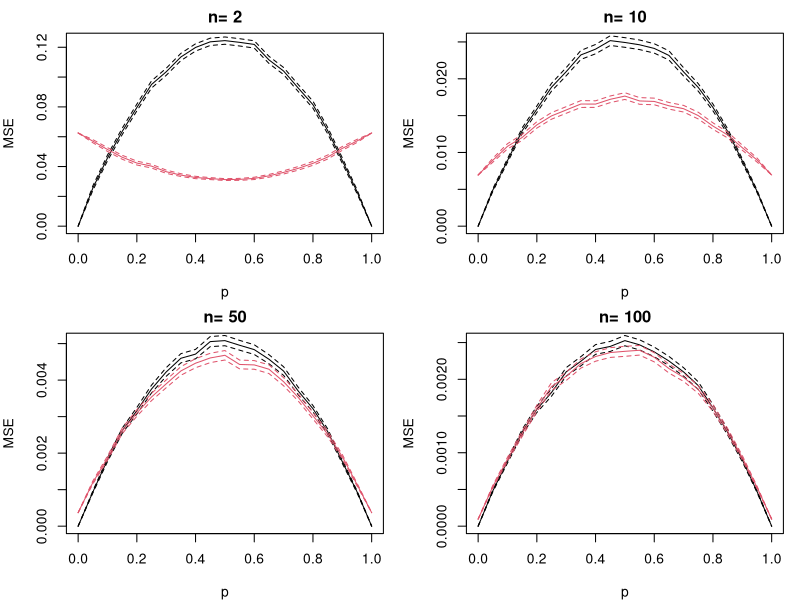
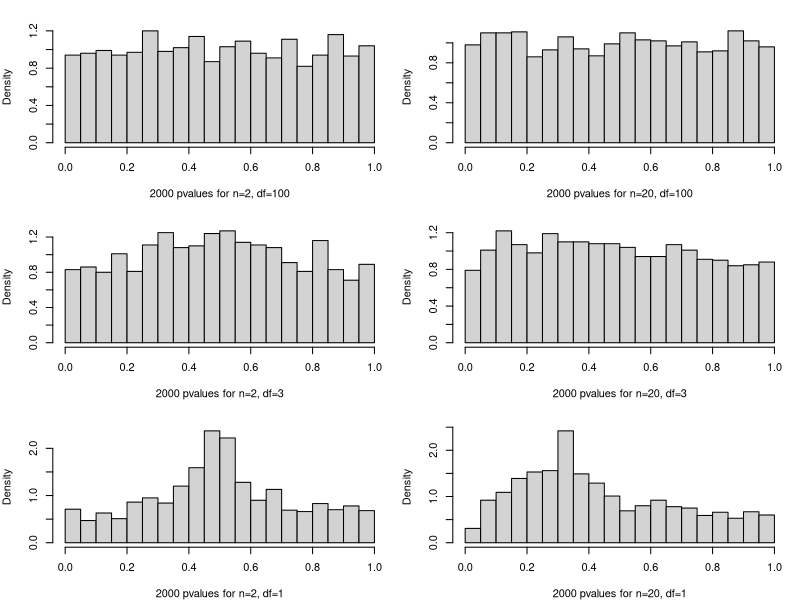
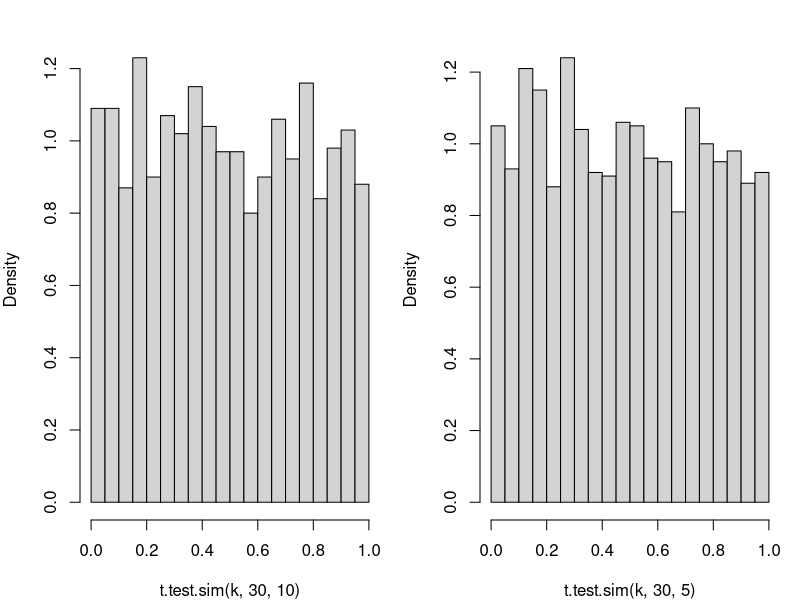
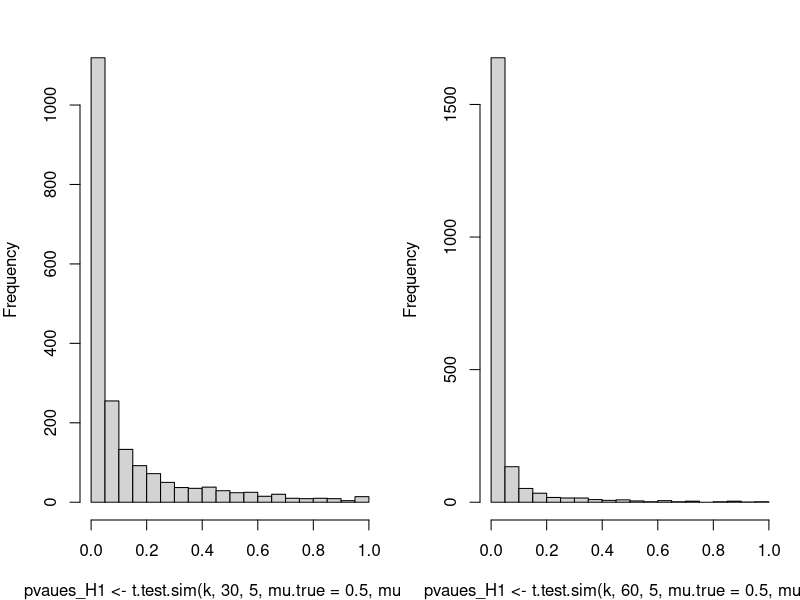
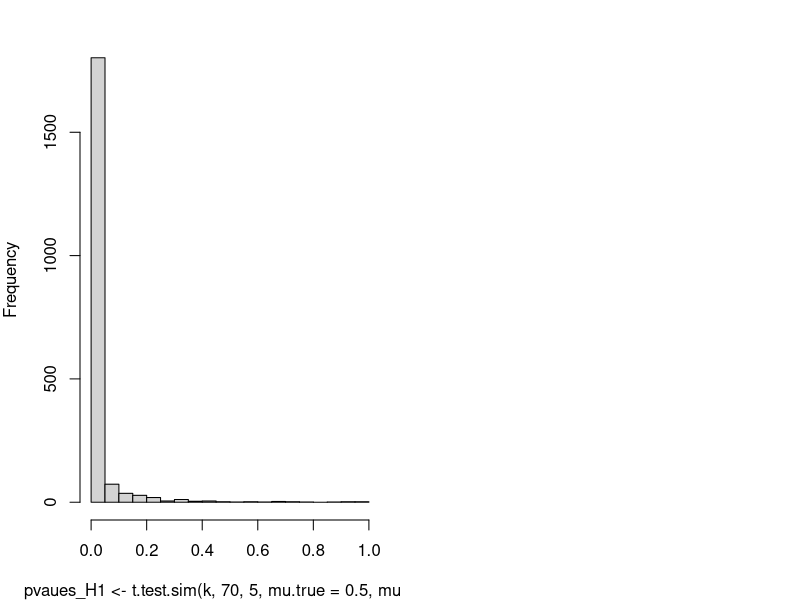
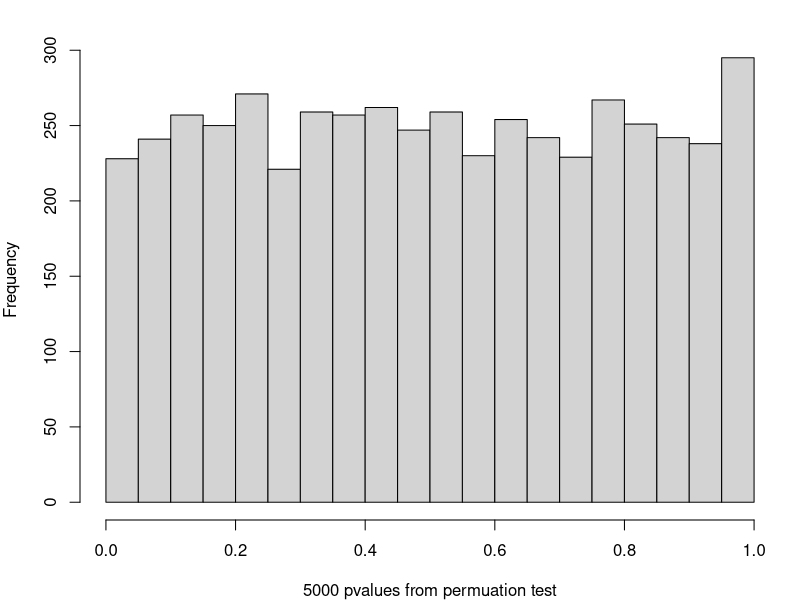
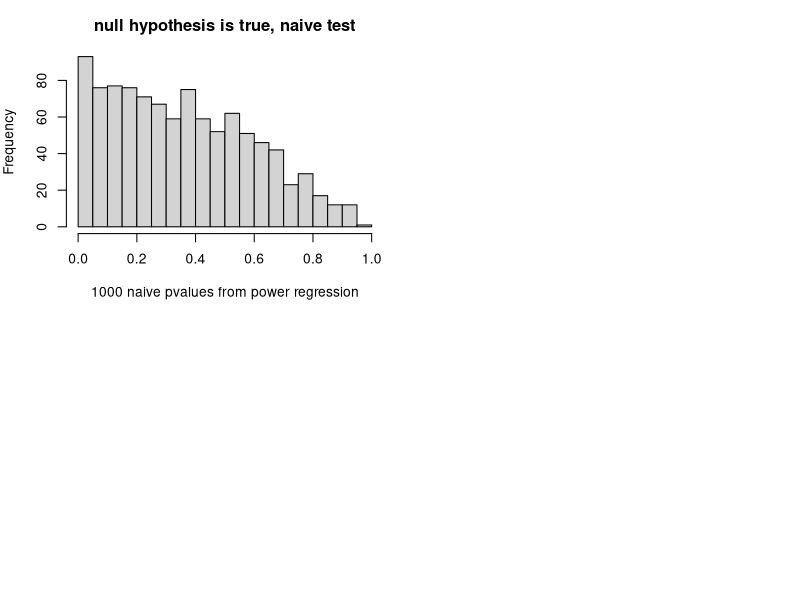

Recreate these plots in R, in order. (Note: a time limit stopped this script after it produced the figures.)
## ---- chunk 1

## Estimating Functios
p_est1 <- function(x) mean(x)

p_est2 <- function(x) {
    n <- length (x)
    (sum(x) + 1) / (n+2)
}

## Functions for estimating MSE
mse_est_mc <- function(n,p,no_sim,p_est)
{
    sq_error <- rep(0, no_sim)
    for(i_sim in 1:no_sim)
    {  sq_error[i_sim] <- (p_est( rbinom(n,1,p) ) - p)^2
    }
    list(mse=mean(sq_error), sd = sqrt(var(sq_error)/no_sim) )
}


mse_p1 <- function(n,p,no_sim)
{
    sq_error <- rep(0, no_sim)
    for(i_sim in 1:no_sim)
    {  sq_error[i_sim] <- (p1_est( rbinom(n,1,p) ) - p)^2
    }
    list(mse=mean(sq_error), sd = sqrt(var(sq_error)/no_sim) )
}

mse_p2 <- function(n,p,no_sim)
{
    sq_error <- rep(0, no_sim)
    for(i_sim in 1:no_sim)
    {  sq_error[i_sim] <- (p2_est( rbinom(n,1,p) ) - p)^2
    }
    list(mse=mean(sq_error), sd = sqrt(var(sq_error)/no_sim) )
}

## Simulation
par( mfrow=c(2,2), mar=c(4,4,2,1) )

no_sim <- 10000

p_set <- seq(0,1,by = 0.05)

risk_est1 <- risk_est2 <- rep(0, length(p_set))
sd_risk_est1 <- sd_risk_est2 <- rep(0, length(p_set))


n_set <- c(2,10,50,100)

for( n in n_set )
{
    
    for(i in 1:length(p_set) )
    {
        output_est <- mse_est_mc(n=n,p=p_set[i],no_sim=no_sim,p_est1)
        risk_est1[i] <- output_est$mse
        sd_risk_est1[i] <- output_est$sd
        
        output_est <- mse_est_mc(n=n,p=p_set[i],no_sim=no_sim,p_est2)
        risk_est2[i] <- output_est$mse
        sd_risk_est2[i] <- output_est$sd
        
    }
    
    plot(p_set, risk_est1,type="l", 
         xlab="p",ylab="MSE",main=paste("n=",n))
    points(p_set, risk_est1 + 1.96*sd_risk_est1,type="l",lty=2)
    points(p_set, risk_est1 - 1.96*sd_risk_est1,type="l",lty=2)
    
    points(p_set, risk_est2,type="l",col=2)
    points(p_set, risk_est2 + 1.96*sd_risk_est2,type="l",lty=2,col=2)
    points(p_set, risk_est2 - 1.96*sd_risk_est2,type="l",lty=2,col=2)
    
}


## ---- chunk 2


# SIMULATE T TESTS ON DATA FROM A T DISTRIBUTION.  Simulates k data
# sets, each consisting of n data points that are drawn independently
# from the t distribution with df degrees of freedom.  For each data
# set, the p-value for a two-sided t test of the null hypothesis that
# the mean is mu (default 0) is computed.  The value returned by this
# function is the vector of these k p-values.

t.test.sim <- function (N, n, df, mu.true =0, mu=0)
{
    pvalues <- numeric(N)
    
    for (i in 1:N)
    { x <- rt (n, df) + mu.true
    pvalues[i] <- t.test.pvalue(x,mu)
    }
    
    pvalues
}


# FIND THE P-VALUE FOR A TWO-SIDED T TEST.  The data is given by the first
# argument, x, which must be a numeric vector.  The mean under the null 
# hypothesis is given by the second argument, mu, which defaults to zero.
#
# Note:  This function is just for illustrative purposes.  The p-value
# can be obtained using the built-in t.test function with the expression:
# 
#     t.test(x,mu=mu)$p.value

t.test.pvalue <- function (x, mu=0)
{ 
    if (!is.numeric(x) || !is.numeric(mu) || length(mu)!=1)
    { stop("Invalid argument")
    }
    
    n <- length(x)
    
    if (n<2)
    { stop("Can't do a t test with less than two data points")
    }
    
    t <- (mean(x)-mu) / sqrt(var(x)/n)
    
    2 * pt (-abs(t), n-1)
}

par (mfrow=c(3,2))

# Tests with 100 degrees of freedom, with 2 and 20 data points.

k <- 2000

bins <- 20

hist (t.test.sim(k,2,100), nclass=bins, prob=T, 
      main="", xlab=paste(k,"pvalues for n=2, df=100"))

hist (t.test.sim(k,20,100), nclass=bins, prob=T, 
      main="", xlab=paste(k,"pvalues for n=20, df=100"))

# Tests with 3 degrees of freedom, with 2 and 20 data points.

hist (t.test.sim(k,2,3), nclass=bins, prob=T, 
      main="", xlab=paste(k,"pvalues for n=2, df=3"))

hist (t.test.sim(k,20,3), nclass=bins, prob=T, 
      main="", xlab=paste(k,"pvalues for n=20, df=3"))

# Tests with 1 degree of freedom, with 2 and 20 data points.

hist (t.test.sim(k,2,1), nclass=bins, prob=T, 
      main="", xlab=paste(k,"pvalues for n=2, df=1"))

hist (t.test.sim(k,20,1), nclass=bins, prob=T, 
      main="", xlab=paste(k,"pvalues for n=20, df=1"))

par (mfrow = c(1,2))
hist (t.test.sim(k,30,10), nclass=bins, prob=T, 
      main="")

hist (t.test.sim(k,30,5), nclass=bins, prob=T, 
      main="")

par (mfrow = c(1,2))
## find power of a test
hist(pvaues_H1 <- t.test.sim(k,30,5, mu.true = 0.5, mu = 0 ), nclass = 20, main = "")
mean (pvaues_H1 < 0.05)

hist(pvaues_H1 <- t.test.sim(k,60,5, mu.true = 0.5, mu = 0 ), nclass = 20, main = "")
mean (pvaues_H1 < 0.05)


hist(pvaues_H1 <- t.test.sim(k,70,5, mu.true = 0.5, mu = 0 ), nclass = 20, main = "")
mean (pvaues_H1 < 0.05)


## ---- chunk 3



# COMPUTE THE P-VALUE FOR A PERMUTATION TEST OF CORRELATION.  Tests the null
# hypothesis that the the vectors x and y are independent, versus the 
# alternative that they are correlated (either positively or negatively).
# The vectors x and y are given as the first and second arguments; they
# must be of equal length.
#
# The p-value returned is computed by simulating permutations of how the
# elements of the vectors are paired up, with the simulation sample 
# size being given as the third argument, n, which defaults to 999.  The 
# p-values returned are integer multiples of 1/(n+1), and have the property 
# that if the null hypothesis is true, the probability of obtaining a p-value 
# of k/(n+1) or smaller is equal to k/(n+1), unless there is exact equality 
# for the correlations obtained with different permutations, in which case the
# probability may differ slightly from this.

perm.cor.test <- function (x, y, n=999)
{ 
    real.abs.cor <- abs(cor(x,y))
    
    number.as.big <- 0
    for (i in 1:n)
    { if (abs(cor(x,sample(y))) >= real.abs.cor)
    { number.as.big <- number.as.big + 1
    }
    }
    
    (number.as.big + 1) / (n + 1)
}

# TEST ON NORMALLY-DISTRIBUTED DATA, COMPARED TO TEST BASED ON NORMAL DIST.

test.perm.norm <- function(no.sim,no.perm)
{
    pvalue <- rep(0,no.sim)
    
    for(i in 1:no.sim)
    {
        x <- rnorm(20)
        y <- rnorm(20)
        
        pvalue[i] <- perm.cor.test(x,y,no.perm)
    }   
    
    pvalue
}


pv <- test.perm.norm(5000,100)
par (mfrow = c(1,1))
hist(pv,20, xlab="5000 pvalues from permuation test",main="")

## ---- chunk 4

# REGRESSION USING BEST POWER TRANSFORMATION.  Takes as arguments a
# vector of predictor values and a vector of response values (of equal
# length).  The predictor values must be non-negative.  Finds the
# power transformation for the predictors that produces the highest
# correlation (in absolute value) with the response, chosing the power
# from the powers argument (which defaults to seq(0.1,2.0,by=0.1).
# Returns the pvalue

pvalue.lm.pow <- function (x, y, powers=seq(0.1,4.0,by=0.1))
{
    if (!is.vector(x,"numeric") || !is.vector(y,"numeric") 
        || length(x)!=length(y))
    { stop("Arguments should be numeric vectors of equal length")
    }
    
    if (any(x<0))
    { stop("Predictors must be non-negative")
    }
    
    n <- length(x)
    
    # Find the power that produces the highest correlation with the response.
    
    best.r <- 0
    
    for (p in powers)
    { r <- cor(x^p,y)
    if (abs(r)>=abs(best.r))
    { power <- p
    best.r <- r
    }
    }
    
    # Return the best power and the linear model using that power.
    
    xp <- x^power
    #return naive pvalue
    coef(summary(lm(y~xp)))[2,4]
}

# TEST VALIDITY OF THE NAIVE P-VALUES.  Simulates the results of
# naively interpreting pvalues for the regression on the best
# power of the predictor variable (from pvalue.lm.pow) as a real pvalue.
# The arguments of this function are the vector of predictor variables
# to use (x), the number of datasets to simulate (N), and possible
# further arguments that are passed on to pvalue.lm.pow.  N datasets of n
# cases are generated in which x is as specified and the corresponding
# y values are generated independently from the standard normal
# distribution (without reference to x).  The result is the vector of
# N p-values obtained from the models that pvalue.lm.pow chooses for these
# datasets.  Since the null hypothesis of no relationship is true,
# these p-values should be uniformly distributed between 0 and 1, if
# they are valid.

test.lm.power <- function (x, N, ...)
{ 
    n <- length(x)
    
    # Simulate N datasets and record the naive p-value found for each.
    
    pvalues <- rep(0,N)
    
    for (k in 1:N)
    { 
        y <- rnorm(n)
        
        pvalues[k] <- pvalue.lm.pow(x,y,...)
    }
    
    # Return the vector of N p-values that were obtained.
    
    pvalues
}

# FIND PERMUTATION PVALUE FOR REGRESSION USING BEST POWER TRANSFORM.
# Takes as arguments the vectors of predictors (x) and responses (y),
# as for pvalue.lm.pow, the number of permutations to use in finding the
# p-value (default is 999), and possible further arguments that are
# passed on to pvalue.lm.pow.  Returns the p-value from the permutation
# test, which is (roughly) the fraction of times that reg.pow applied
# to a randomly shuffled data sets gives a smaller p-value than reg.pow
# gives when applied to the actual dataset.  In detail, the pvalue is
# (count+1)/(perms+1), with count being the number of smaller p-values
# obtained from permuted datasets.  If the null hypothesis of no
# relationship is true, these p-values will be uniformly distributed
# over the possible values (ie, roughly uniform between 0 and 1).

pvalue.perm.lm.pow <- function (x, y, perms=999, ...)
{
    # Find the naive p-value using pvalue.lm.pow for the actual data.
    
    actual <- pvalue.lm.pow(x,y,...)
    
    # Count how many times pvalue.lm.pow applied to a random permutation finds 
    # a model with as small a naive p-value as for the actual data.
    
    count <- 0
    
    for (k in 1:perms)
    { pvalue <- pvalue.lm.pow(x,sample(y),...)
    if (pvalue<=actual)
    { count <- count + 1
    }
    }
    
    # Return the p-value from the permutation test, based on the count found.
    
    (count+1) / (perms+2)
}

# TEST VALIDITY OF THE PERMUATION PVALUES. The method is the same as for 
#test.lm.power. When power.sim is not 0, it can be used to calculate the power
#of the test

test.perm.power <- function (x, power.sim, N=100, resid.std.dev=1, ...)
{
    n <- length(x)
    
    pvalues <- rep(0,N)
    
    for (k in 1:N)
    { y <- x^power.sim + rnorm(n,0,resid.std.dev)
    pvalues[k] <- pvalue.perm.lm.pow(x,y,...)
    }
    pvalues
}


par(mfrow=c(2,2),mar=c(4,4,3,1))

x <- exp(rnorm(20))
naive.pv <- test.lm.power(x, 1000)

hist(naive.pv,nclass=20,xlab="1000 naive pvalues from power regression",
     main="null hypothesis is true, naive test")

perm.pv <- test.perm.power(x,0,1000,perms=99)

hist(perm.pv,nclass=20,
     xlab="1000 permuation pvalues from power regression",
     main="null hypothesis is true,permutation test")

#p-value when the true power in function is 1.5
perm.pv.alt1 <- test.perm.power(x,1.5,1000,perms=49)

hist(perm.pv.alt1,nclass=20,
     xlab="1000 permuation pvalues from power regression",
     main="true relationship: y = x^1.5 + e,permutation test")


#p-value when the true power in function is 0.5
perm.pv.alt2 <- test.perm.power(x,0.5,1000,perms=49)

hist(perm.pv.alt2,nclass=20,
     xlab="1000 permuation pvalues from power regression",
     main="true relationship: y = x^0.5 + e, permutation test")
